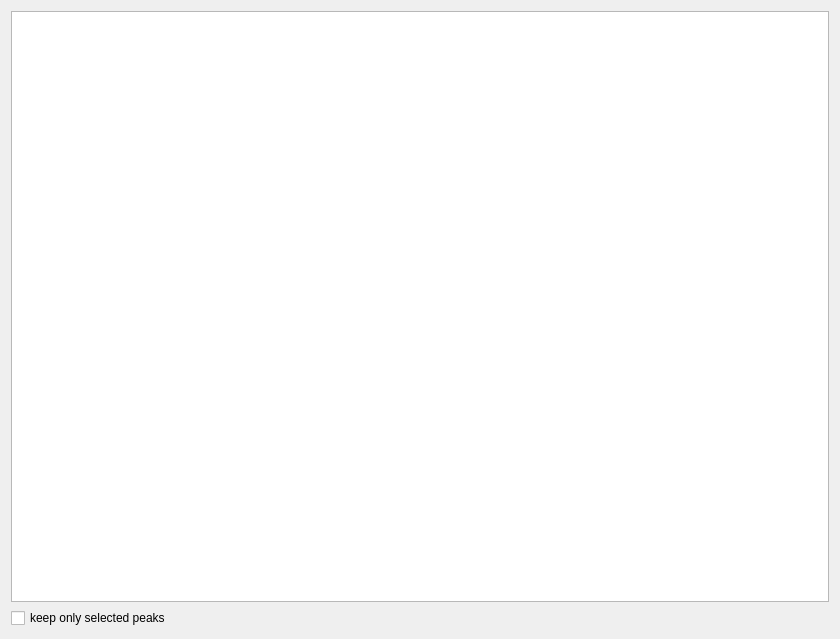
<?xml version="1.0" encoding="UTF-8"?>
<ui version="4.0">
 <class>WidgetFoundPeaks</class>
 <widget class="QWidget" name="Form">
  <property name="geometry">
   <rect>
    <x>0</x>
    <y>0</y>
    <width>840</width>
    <height>639</height>
   </rect>
  </property>
  <property name="windowTitle">
   <string>Form</string>
  </property>
  <layout class="QVBoxLayout" name="verticalLayout">
   <item>
    <widget class="PeakTableView" name="peaks"/>
   </item>
   <item>
    <widget class="QCheckBox" name="keep_selected_peaks">
     <property name="text">
      <string>keep only selected peaks</string>
     </property>
    </widget>
   </item>
  </layout>
 </widget>
 <customwidgets>
  <customwidget>
   <class>PeakTableView</class>
   <extends>QTableView</extends>
   <header>PeakTableView.h</header>
  </customwidget>
 </customwidgets>
 <resources/>
 <connections/>
</ui>
